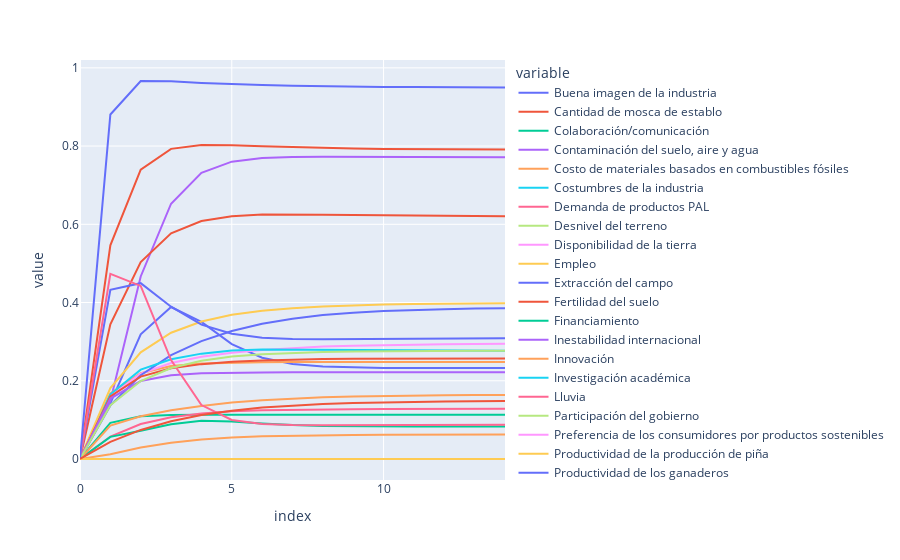

The notebook cell this image was saved under:
### Code cell
fig = px.line(res,height=600)
fig.show()

### Figure 1 — Plotly figure (JSON) as saved in the notebook; plotly's stock layout.template omitted (floating-point values rounded to 4 significant figures)
{"data": [{"hovertemplate": "variable=Buena imagen de la industria<br>index=%{x}<br>value=%{y}<extra></extra>", "legendgroup": "Buena imagen de la industria", "line": {"color": "#636efa", "dash": "solid"}, "marker": {"symbol": "circle"}, "mode": "lines", "name": "Buena imagen de la industria", "orientation": "v", "showlegend": true, "type": "scatter", "x": [0, 1, 2, 3, 4, 5, 6, 7, 8, 9, 10, 11, 12, 13, 14], "xaxis": "x", "y": [0, 0.1421, 0.319, 0.3884, 0.3503, 0.2938, 0.259, 0.2428, 0.2362, 0.2337, 0.2329, 0.2326, 0.2326, 0.2326, 0.2327], "yaxis": "y"}, {"hovertemplate": "variable=Cantidad de mosca de establo<br>index=%{x}<br>value=%{y}<extra></extra>", "legendgroup": "Cantidad de mosca de establo", "line": {"color": "#EF553B", "dash": "solid"}, "marker": {"symbol": "circle"}, "mode": "lines", "name": "Cantidad de mosca de establo", "orientation": "v", "showlegend": true, "type": "scatter", "x": [0, 1, 2, 3, 4, 5, 6, 7, 8, 9, 10, 11, 12, 13, 14], "xaxis": "x", "y": [0, 0.5463, 0.7398, 0.7929, 0.803, 0.8022, 0.7995, 0.797, 0.7951, 0.7937, 0.7927, 0.792, 0.7916, 0.7913, 0.791], "yaxis": "y"}, {"hovertemplate": "variable=Colaboración/comunicación<br>index=%{x}<br>value=%{y}<extra></extra>", "legendgroup": "Colaboración/comunicación", "line": {"color": "#00cc96", "dash": "solid"}, "marker": {"symbol": "circle"}, "mode": "lines", "name": "Colaboración/comunicación", "orientation": "v", "showlegend": true, "type": "scatter", "x": [0, 1, 2, 3, 4, 5, 6, 7, 8, 9, 10, 11, 12, 13, 14], "xaxis": "x", "y": [0, 0.09246, 0.1092, 0.1125, 0.1131, 0.1133, 0.1133, 0.1133, 0.1133, 0.1133, 0.1133, 0.1133, 0.1133, 0.1133, 0.1133], "yaxis": "y"}, {"hovertemplate": "variable=Contaminación del suelo, aire y agua<br>index=%{x}<br>value=%{y}<extra></extra>", "legendgroup": "Contaminación del suelo, aire y agua", "line": {"color": "#ab63fa", "dash": "solid"}, "marker": {"symbol": "circle"}, "mode": "lines", "name": "Contaminación del suelo, aire y agua", "orientation": "v", "showlegend": true, "type": "scatter", "x": [0, 1, 2, 3, 4, 5, 6, 7, 8, 9, 10, 11, 12, 13, 14], "xaxis": "x", "y": [0, 0.1483, 0.4666, 0.6527, 0.7314, 0.7601, 0.7695, 0.7722, 0.7727, 0.7725, 0.7722, 0.7719, 0.7717, 0.7716, 0.7714], "yaxis": "y"}, {"hovertemplate": "variable=Costo de materiales basados en combustibles fósiles<br>index=%{x}<br>value=%{y}<extra></extra>", "legendgroup": "Costo de materiales basados en combustibles fósiles", "line": {"color": "#FFA15A", "dash": "solid"}, "marker": {"symbol": "circle"}, "mode": "lines", "name": "Costo de materiales basados en combustibles fósiles", "orientation": "v", "showlegend": true, "type": "scatter", "x": [0, 1, 2, 3, 4, 5, 6, 7, 8, 9, 10, 11, 12, 13, 14], "xaxis": "x", "y": [0, 0.1673, 0.2193, 0.2375, 0.2442, 0.2467, 0.2476, 0.248, 0.2481, 0.2482, 0.2482, 0.2482, 0.2482, 0.2482, 0.2482], "yaxis": "y"}, {"hovertemplate": "variable=Costumbres de la industria<br>index=%{x}<br>value=%{y}<extra></extra>", "legendgroup": "Costumbres de la industria", "line": {"color": "#19d3f3", "dash": "solid"}, "marker": {"symbol": "circle"}, "mode": "lines", "name": "Costumbres de la industria", "orientation": "v", "showlegend": true, "type": "scatter", "x": [0, 1, 2, 3, 4, 5, 6, 7, 8, 9, 10, 11, 12, 13, 14], "xaxis": "x", "y": [0, 0, 0, 0, 0, 0, 0, 0, 0, 0, 0, 0, 0, 0, 0], "yaxis": "y"}, {"hovertemplate": "variable=Demanda de productos PAL<br>index=%{x}<br>value=%{y}<extra></extra>", "legendgroup": "Demanda de productos PAL", "line": {"color": "#FF6692", "dash": "solid"}, "marker": {"symbol": "circle"}, "mode": "lines", "name": "Demanda de productos PAL", "orientation": "v", "showlegend": true, "type": "scatter", "x": [0, 1, 2, 3, 4, 5, 6, 7, 8, 9, 10, 11, 12, 13, 14], "xaxis": "x", "y": [0, 0.05739, 0.08931, 0.1069, 0.1166, 0.1218, 0.1246, 0.1261, 0.127, 0.1275, 0.1278, 0.128, 0.1281, 0.1281, 0.1282], "yaxis": "y"}, {"hovertemplate": "variable=Desnivel del terreno<br>index=%{x}<br>value=%{y}<extra></extra>", "legendgroup": "Desnivel del terreno", "line": {"color": "#B6E880", "dash": "solid"}, "marker": {"symbol": "circle"}, "mode": "lines", "name": "Desnivel del terreno", "orientation": "v", "showlegend": true, "type": "scatter", "x": [0, 1, 2, 3, 4, 5, 6, 7, 8, 9, 10, 11, 12, 13, 14], "xaxis": "x", "y": [0, 0, 0, 0, 0, 0, 0, 0, 0, 0, 0, 0, 0, 0, 0], "yaxis": "y"}, {"hovertemplate": "variable=Disponibilidad de la tierra<br>index=%{x}<br>value=%{y}<extra></extra>", "legendgroup": "Disponibilidad de la tierra", "line": {"color": "#FF97FF", "dash": "solid"}, "marker": {"symbol": "circle"}, "mode": "lines", "name": "Disponibilidad de la tierra", "orientation": "v", "showlegend": true, "type": "scatter", "x": [0, 1, 2, 3, 4, 5, 6, 7, 8, 9, 10, 11, 12, 13, 14], "xaxis": "x", "y": [0, 0.1603, 0.2179, 0.2456, 0.2615, 0.2718, 0.2789, 0.2838, 0.2873, 0.2898, 0.2915, 0.2927, 0.2935, 0.2941, 0.2945], "yaxis": "y"}, {"hovertemplate": "variable=Empleo<br>index=%{x}<br>value=%{y}<extra></extra>", "legendgroup": "Empleo", "line": {"color": "#FECB52", "dash": "solid"}, "marker": {"symbol": "circle"}, "mode": "lines", "name": "Empleo", "orientation": "v", "showlegend": true, "type": "scatter", "x": [0, 1, 2, 3, 4, 5, 6, 7, 8, 9, 10, 11, 12, 13, 14], "xaxis": "x", "y": [0, 0, 0, 0, 0, 0, 0, 0, 0, 0, 0, 0, 0, 0, 0], "yaxis": "y"}, {"hovertemplate": "variable=Extracción del campo<br>index=%{x}<br>value=%{y}<extra></extra>", "legendgroup": "Extracción del campo", "line": {"color": "#636efa", "dash": "solid"}, "marker": {"symbol": "circle"}, "mode": "lines", "name": "Extracción del campo", "orientation": "v", "showlegend": true, "type": "scatter", "x": [0, 1, 2, 3, 4, 5, 6, 7, 8, 9, 10, 11, 12, 13, 14], "xaxis": "x", "y": [0, 0.1371, 0.2141, 0.2655, 0.3015, 0.3272, 0.3457, 0.3587, 0.3678, 0.374, 0.3782, 0.3811, 0.3831, 0.3844, 0.3854], "yaxis": "y"}, {"hovertemplate": "variable=Fertilidad del suelo<br>index=%{x}<br>value=%{y}<extra></extra>", "legendgroup": "Fertilidad del suelo", "line": {"color": "#EF553B", "dash": "solid"}, "marker": {"symbol": "circle"}, "mode": "lines", "name": "Fertilidad del suelo", "orientation": "v", "showlegend": true, "type": "scatter", "x": [0, 1, 2, 3, 4, 5, 6, 7, 8, 9, 10, 11, 12, 13, 14], "xaxis": "x", "y": [0, 0.3443, 0.5034, 0.5769, 0.6085, 0.6208, 0.6248, 0.6253, 0.6246, 0.6236, 0.6227, 0.622, 0.6215, 0.6211, 0.6208], "yaxis": "y"}, {"hovertemplate": "variable=Financiamiento<br>index=%{x}<br>value=%{y}<extra></extra>", "legendgroup": "Financiamiento", "line": {"color": "#00cc96", "dash": "solid"}, "marker": {"symbol": "circle"}, "mode": "lines", "name": "Financiamiento", "orientation": "v", "showlegend": true, "type": "scatter", "x": [0, 1, 2, 3, 4, 5, 6, 7, 8, 9, 10, 11, 12, 13, 14], "xaxis": "x", "y": [0, 0.05652, 0.07249, 0.08892, 0.09804, 0.09604, 0.09056, 0.08665, 0.08468, 0.08382, 0.08349, 0.08337, 0.08333, 0.08332, 0.08332], "yaxis": "y"}, {"hovertemplate": "variable=Inestabilidad internacional <br>index=%{x}<br>value=%{y}<extra></extra>", "legendgroup": "Inestabilidad internacional ", "line": {"color": "#ab63fa", "dash": "solid"}, "marker": {"symbol": "circle"}, "mode": "lines", "name": "Inestabilidad internacional ", "orientation": "v", "showlegend": true, "type": "scatter", "x": [0, 1, 2, 3, 4, 5, 6, 7, 8, 9, 10, 11, 12, 13, 14], "xaxis": "x", "y": [0, 0, 0, 0, 0, 0, 0, 0, 0, 0, 0, 0, 0, 0, 0], "yaxis": "y"}, {"hovertemplate": "variable=Innovación<br>index=%{x}<br>value=%{y}<extra></extra>", "legendgroup": "Innovación", "line": {"color": "#FFA15A", "dash": "solid"}, "marker": {"symbol": "circle"}, "mode": "lines", "name": "Innovación", "orientation": "v", "showlegend": true, "type": "scatter", "x": [0, 1, 2, 3, 4, 5, 6, 7, 8, 9, 10, 11, 12, 13, 14], "xaxis": "x", "y": [0, 0.01228, 0.02949, 0.04152, 0.04967, 0.05509, 0.05826, 0.05994, 0.0609, 0.06151, 0.06194, 0.06225, 0.06248, 0.06264, 0.06276], "yaxis": "y"}, {"hovertemplate": "variable=Investigación académica<br>index=%{x}<br>value=%{y}<extra></extra>", "legendgroup": "Investigación académica", "line": {"color": "#19d3f3", "dash": "solid"}, "marker": {"symbol": "circle"}, "mode": "lines", "name": "Investigación académica", "orientation": "v", "showlegend": true, "type": "scatter", "x": [0, 1, 2, 3, 4, 5, 6, 7, 8, 9, 10, 11, 12, 13, 14], "xaxis": "x", "y": [0, 0.1655, 0.2284, 0.2551, 0.2694, 0.2773, 0.2799, 0.2796, 0.2786, 0.2776, 0.277, 0.2767, 0.2766, 0.2765, 0.2765], "yaxis": "y"}, {"hovertemplate": "variable=Lluvia<br>index=%{x}<br>value=%{y}<extra></extra>", "legendgroup": "Lluvia", "line": {"color": "#FF6692", "dash": "solid"}, "marker": {"symbol": "circle"}, "mode": "lines", "name": "Lluvia", "orientation": "v", "showlegend": true, "type": "scatter", "x": [0, 1, 2, 3, 4, 5, 6, 7, 8, 9, 10, 11, 12, 13, 14], "xaxis": "x", "y": [0, 0, 0, 0, 0, 0, 0, 0, 0, 0, 0, 0, 0, 0, 0], "yaxis": "y"}, {"hovertemplate": "variable=Participación del gobierno<br>index=%{x}<br>value=%{y}<extra></extra>", "legendgroup": "Participación del gobierno", "line": {"color": "#B6E880", "dash": "solid"}, "marker": {"symbol": "circle"}, "mode": "lines", "name": "Participación del gobierno", "orientation": "v", "showlegend": true, "type": "scatter", "x": [0, 1, 2, 3, 4, 5, 6, 7, 8, 9, 10, 11, 12, 13, 14], "xaxis": "x", "y": [0, 0, 0, 0, 0, 0, 0, 0, 0, 0, 0, 0, 0, 0, 0], "yaxis": "y"}, {"hovertemplate": "variable=Preferencia de los consumidores por productos sostenibles<br>index=%{x}<br>value=%{y}<extra></extra>", "legendgroup": "Preferencia de los consumidores por productos sostenibles", "line": {"color": "#FF97FF", "dash": "solid"}, "marker": {"symbol": "circle"}, "mode": "lines", "name": "Preferencia de los consumidores por productos sostenibles", "orientation": "v", "showlegend": true, "type": "scatter", "x": [0, 1, 2, 3, 4, 5, 6, 7, 8, 9, 10, 11, 12, 13, 14], "xaxis": "x", "y": [0, 0, 0, 0, 0, 0, 0, 0, 0, 0, 0, 0, 0, 0, 0], "yaxis": "y"}, {"hovertemplate": "variable=Productividad de la producción de piña<br>index=%{x}<br>value=%{y}<extra></extra>", "legendgroup": "Productividad de la producción de piña", "line": {"color": "#FECB52", "dash": "solid"}, "marker": {"symbol": "circle"}, "mode": "lines", "name": "Productividad de la producción de piña", "orientation": "v", "showlegend": true, "type": "scatter", "x": [0, 1, 2, 3, 4, 5, 6, 7, 8, 9, 10, 11, 12, 13, 14], "xaxis": "x", "y": [0, 0.1814, 0.2726, 0.3229, 0.3516, 0.3685, 0.3789, 0.3855, 0.3898, 0.3927, 0.3947, 0.3961, 0.397, 0.3976, 0.3981], "yaxis": "y"}, {"hovertemplate": "variable=Productividad de los ganaderos<br>index=%{x}<br>value=%{y}<extra></extra>", "legendgroup": "Productividad de los ganaderos", "line": {"color": "#636efa", "dash": "solid"}, "marker": {"symbol": "circle"}, "mode": "lines", "name": "Productividad de los ganaderos", "orientation": "v", "showlegend": true, "type": "scatter", "x": [0, 1, 2, 3, 4, 5, 6, 7, 8, 9, 10, 11, 12, 13, 14], "xaxis": "x", "y": [0, 0.4323, 0.4495, 0.3894, 0.3436, 0.32, 0.3101, 0.3067, 0.306, 0.3063, 0.3069, 0.3074, 0.3078, 0.3082, 0.3084], "yaxis": "y"}, {"hovertemplate": "variable=Productividad laboral<br>index=%{x}<br>value=%{y}<extra></extra>", "legendgroup": "Productividad laboral", "line": {"color": "#EF553B", "dash": "solid"}, "marker": {"symbol": "circle"}, "mode": "lines", "name": "Productividad laboral", "orientation": "v", "showlegend": true, "type": "scatter", "x": [0, 1, 2, 3, 4, 5, 6, 7, 8, 9, 10, 11, 12, 13, 14], "xaxis": "x", "y": [0, 0.1601, 0.2107, 0.232, 0.2425, 0.2484, 0.252, 0.2541, 0.2553, 0.256, 0.2565, 0.2567, 0.2569, 0.257, 0.2571], "yaxis": "y"}, {"hovertemplate": "variable=Regulaciones y estándares de importación (de destino)<br>index=%{x}<br>value=%{y}<extra></extra>", "legendgroup": "Regulaciones y estándares de importación (de destino)", "line": {"color": "#00cc96", "dash": "solid"}, "marker": {"symbol": "circle"}, "mode": "lines", "name": "Regulaciones y estándares de importación (de destino)", "orientation": "v", "showlegend": true, "type": "scatter", "x": [0, 1, 2, 3, 4, 5, 6, 7, 8, 9, 10, 11, 12, 13, 14], "xaxis": "x", "y": [0, 0, 0, 0, 0, 0, 0, 0, 0, 0, 0, 0, 0, 0, 0], "yaxis": "y"}, {"hovertemplate": "variable=Regulación de manejo del rastrojo<br>index=%{x}<br>value=%{y}<extra></extra>", "legendgroup": "Regulación de manejo del rastrojo", "line": {"color": "#ab63fa", "dash": "solid"}, "marker": {"symbol": "circle"}, "mode": "lines", "name": "Regulación de manejo del rastrojo", "orientation": "v", "showlegend": true, "type": "scatter", "x": [0, 1, 2, 3, 4, 5, 6, 7, 8, 9, 10, 11, 12, 13, 14], "xaxis": "x", "y": [0, 0.1545, 0.1994, 0.2141, 0.219, 0.2208, 0.2213, 0.2215, 0.2216, 0.2216, 0.2217, 0.2217, 0.2217, 0.2217, 0.2217], "yaxis": "y"}, {"hovertemplate": "variable=Rentabilidad de las empresas piñeras<br>index=%{x}<br>value=%{y}<extra></extra>", "legendgroup": "Rentabilidad de las empresas piñeras", "line": {"color": "#FFA15A", "dash": "solid"}, "marker": {"symbol": "circle"}, "mode": "lines", "name": "Rentabilidad de las empresas piñeras", "orientation": "v", "showlegend": true, "type": "scatter", "x": [0, 1, 2, 3, 4, 5, 6, 7, 8, 9, 10, 11, 12, 13, 14], "xaxis": "x", "y": [0, 0.08522, 0.1094, 0.1243, 0.1357, 0.1442, 0.1503, 0.1547, 0.1577, 0.1599, 0.1614, 0.1624, 0.1631, 0.1636, 0.1639], "yaxis": "y"}, {"hovertemplate": "variable=Riesgo empresarial<br>index=%{x}<br>value=%{y}<extra></extra>", "legendgroup": "Riesgo empresarial", "line": {"color": "#19d3f3", "dash": "solid"}, "marker": {"symbol": "circle"}, "mode": "lines", "name": "Riesgo empresarial", "orientation": "v", "showlegend": true, "type": "scatter", "x": [0, 1, 2, 3, 4, 5, 6, 7, 8, 9, 10, 11, 12, 13, 14], "xaxis": "x", "y": [0, 0, 0, 0, 0, 0, 0, 0, 0, 0, 0, 0, 0, 0, 0], "yaxis": "y"}, {"hovertemplate": "variable=Salud/bienestar de la comunidad<br>index=%{x}<br>value=%{y}<extra></extra>", "legendgroup": "Salud/bienestar de la comunidad", "line": {"color": "#FF6692", "dash": "solid"}, "marker": {"symbol": "circle"}, "mode": "lines", "name": "Salud/bienestar de la comunidad", "orientation": "v", "showlegend": true, "type": "scatter", "visible": true, "x": [0, 1, 2, 3, 4, 5, 6, 7, 8, 9, 10, 11, 12, 13, 14], "xaxis": "x", "y": [0, 0.4732, 0.4425, 0.2528, 0.1379, 0.09971, 0.08947, 0.08698, 0.08656, 0.08667, 0.08688, 0.08707, 0.08722, 0.08733, 0.0874], "yaxis": "y"}, {"hovertemplate": "variable=Sostenibilidad de la industria<br>index=%{x}<br>value=%{y}<extra></extra>", "legendgroup": "Sostenibilidad de la industria", "line": {"color": "#B6E880", "dash": "solid"}, "marker": {"symbol": "circle"}, "mode": "lines", "name": "Sostenibilidad de la industria", "orientation": "v", "showlegend": true, "type": "scatter", "x": [0, 1, 2, 3, 4, 5, 6, 7, 8, 9, 10, 11, 12, 13, 14], "xaxis": "x", "y": [0, 0.1374, 0.1992, 0.2327, 0.2514, 0.2618, 0.2677, 0.2712, 0.2733, 0.2747, 0.2756, 0.2761, 0.2765, 0.2767, 0.2769], "yaxis": "y"}, {"hovertemplate": "variable=Tamaño de la empresa<br>index=%{x}<br>value=%{y}<extra></extra>", "legendgroup": "Tamaño de la empresa", "line": {"color": "#FF97FF", "dash": "solid"}, "marker": {"symbol": "circle"}, "mode": "lines", "name": "Tamaño de la empresa", "orientation": "v", "showlegend": true, "type": "scatter", "x": [0, 1, 2, 3, 4, 5, 6, 7, 8, 9, 10, 11, 12, 13, 14], "xaxis": "x", "y": [0, 0, 0, 0, 0, 0, 0, 0, 0, 0, 0, 0, 0, 0, 0], "yaxis": "y"}, {"hovertemplate": "variable=Transparencia/apertura de la industria<br>index=%{x}<br>value=%{y}<extra></extra>", "legendgroup": "Transparencia/apertura de la industria", "line": {"color": "#FECB52", "dash": "solid"}, "marker": {"symbol": "circle"}, "mode": "lines", "name": "Transparencia/apertura de la industria", "orientation": "v", "showlegend": true, "type": "scatter", "x": [0, 1, 2, 3, 4, 5, 6, 7, 8, 9, 10, 11, 12, 13, 14], "xaxis": "x", "y": [0, 0, 0, 0, 0, 0, 0, 0, 0, 0, 0, 0, 0, 0, 0], "yaxis": "y"}, {"hovertemplate": "variable=Uso de agroquimicos<br>index=%{x}<br>value=%{y}<extra></extra>", "legendgroup": "Uso de agroquimicos", "line": {"color": "#636efa", "dash": "solid"}, "marker": {"symbol": "circle"}, "mode": "lines", "name": "Uso de agroquimicos", "orientation": "v", "showlegend": true, "type": "scatter", "x": [0, 1, 2, 3, 4, 5, 6, 7, 8, 9, 10, 11, 12, 13, 14], "xaxis": "x", "y": [0, 0.8807, 0.9663, 0.9656, 0.9615, 0.9582, 0.9558, 0.954, 0.9527, 0.9518, 0.9511, 0.9507, 0.9504, 0.9502, 0.95], "yaxis": "y"}, {"hovertemplate": "variable=Valorización del rastrojo<br>index=%{x}<br>value=%{y}<extra></extra>", "legendgroup": "Valorización del rastrojo", "line": {"color": "#EF553B", "dash": "solid"}, "marker": {"symbol": "circle"}, "mode": "lines", "name": "Valorización del rastrojo", "orientation": "v", "showlegend": true, "type": "scatter", "x": [0, 1, 2, 3, 4, 5, 6, 7, 8, 9, 10, 11, 12, 13, 14], "xaxis": "x", "y": [0, 0.04365, 0.07431, 0.09651, 0.1123, 0.1234, 0.1314, 0.1369, 0.1407, 0.1433, 0.1451, 0.1463, 0.1472, 0.1477, 0.1481], "yaxis": "y"}], "layout": {"autosize": true, "legend": {"title": {"text": "variable"}, "tracegroupgap": 0}, "margin": {"t": 60}, "xaxis": {"anchor": "y", "autorange": true, "domain": [0, 1], "range": [0, 14], "title": {"text": "index"}, "type": "linear"}, "yaxis": {"anchor": "x", "autorange": true, "domain": [0, 1], "range": [-0.05368, 1.02], "title": {"text": "value"}, "type": "linear"}}}
